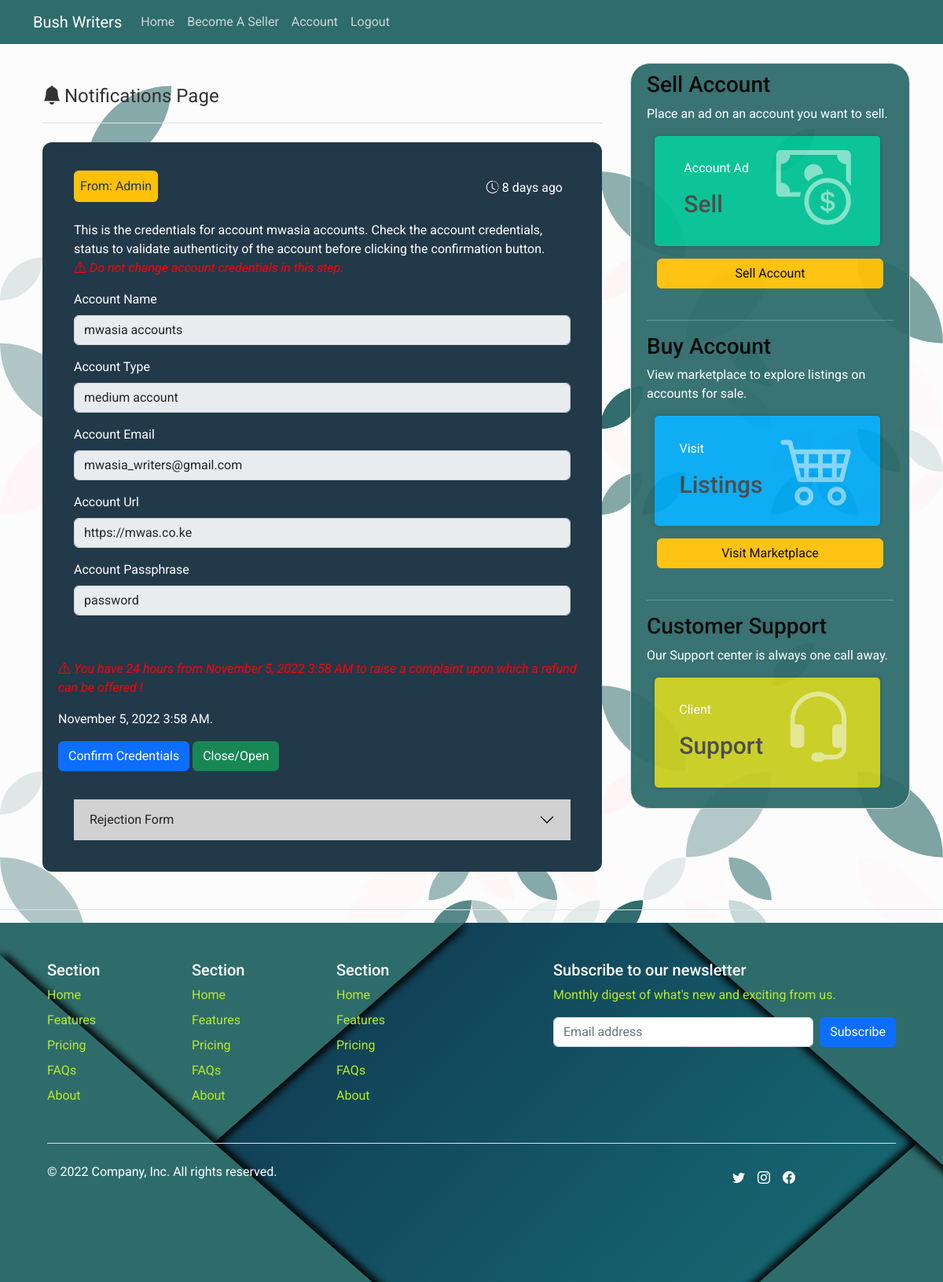
Screenshot of /chat_page/1 (signed in) with the database file from the repository.
### models/account_credentials.py (models this page shows, shortened)
class Account_Credentials(UserMixin ,db.Model):
    __tablename__ = 'account_credentials'
    id = db.Column(db.Integer, primary_key = True)
    seller_id = db.Column(db.Integer)
    buyer_id = db.Column(db.Integer)
    account_id = db.Column(db.Integer)
    account_name = db.Column(db.String(150))
    account_type = db.Column(db.String(50))
    account_email = db.Column(db.String(100))
    account_url = db.Column(db.String(250))
    account_passphrase = db.Column(db.String(250))
    time_posted = db.Column(db.DateTime(timezone = True), default = func.now())

### models/messages.py (models this page shows, shortened)
class Message(UserMixin ,db.Model):
    ACCOUNT_DETAILS_CONFIRMED_ALERT = 0
    ACCOUNT_DETAILS_REJECTED_ALERT = 1
    ACCOUNT_CREDENTIALS_ALERT = 2
    SUCCESSFUL_PURCHASE_ALERT = 3
    FAILED_PURCHASE_ALERT = 4
    __tablename__ = 'message'
    id = db.Column(db.Integer, primary_key = True)
    buyer_id = db.Column(db.String(10))
    type = db.Column(db.SmallInteger, default = ACCOUNT_DETAILS_CONFIRMED_ALERT)
    intent_message = db.Column(db.Boolean, default=False)
    purchase_verification_message  = db.Column(db.Boolean, default=False)
    successful_purchase = db.Column(db.Boolean, default=False)
    failed_purchase = db.Column(db.Boolean, default=False)
    login_password = db.Column(db.String(120))
    login_email = db.Column(db.String(120))
    user_id = db.Column(db.String(10))
    seller_id = db.Column(db.String(10))
    account_id = db.Column(db.String(10))
    time_posted = db.Column(db.DateTime(timezone = True), default = func.now())

### main/views.py (the view, shortened to what this page needs)
@main.route('/chat_page/<id>', methods = ['GET', 'POST'])
@login_required
def chat(id):
    buyer_msg = Message.query.filter_by(buyer_id = id).all()
    seller_msg = Message.query.filter_by(seller_id = id).all()
    account_credentials = Account_Credentials.query.filter_by(buyer_id = id).all()
    buyer_form = Complaint()
    seller_form = Seller_Account_Details()
    if buyer_msg and seller_msg:
        if request.method == 'POST' and buyer_form.validate_on_submit():
            seller_id = buyer_form.seller_id.data
            user_number = buyer_form.buyer_phone_number.data
            seller_number = buyer_form.seller_phone_number.data
            reason = buyer_form.reason.data
            extended_reason = buyer_form.extended_reason.data
            if not extended_reason:
                extended_reason = None
            complaint_entry = Complaints(
                buyer_id = current_user.id,
                seller_id = seller_id,
                buyer_number = user_number,
                seller_number = seller_number,
                reason = reason,
                further_description = extended_reason
            )
            db.session.add(complaint_entry)
            db.session.commit()
            flash('Successfully sent complaint to admin, purchase status updated!', 'success')
            return render_template('chat.html', buyer_msg = buyer_msg, form = buyer_form)
        elif request.method == 'POST' and seller_form.validate_on_submit():
            buyer_id = seller_form.buyer_id.data
            account_id = seller_form.account_id.data
            account_name = seller_form.account_name.data
            account_type = seller_form.account_type.data
            account_email = seller_form.account_email.data
            account_url = seller_form.account_url.data
            account_passphrase = seller_form.account_passphrase.data
            credentials_entry = Account_Credentials(
                seller_id = current_user.id,
                buyer_id = buyer_id,
                account_name = account_name,
                account_type = account_type,
                account_email = account_email,
                account_url = account_url,
                account_passphrase = account_passphrase
            )
            db.session.add(credentials_entry)
            db.session.commit()
            flash('Successfully sent account credential details to admin, Please wait for account verification!', 'success')
            return render_template('chat.html', buyer_msg = buyer_msg, seller_msg = seller_msg, form = buyer_form, seller_form = seller_form)
        else:
            if seller_msg:
                return render_template('chat.html', buyer_msg = buyer_msg, seller_msg = seller_msg, form = buyer_form, seller_form = seller_form)
            return render_template('chat.html', buyer_msg = buyer_msg, form = buyer_form)
    elif buyer_msg and not seller_msg:
        if account_credentials:
            return render_template('chat.html', buyer_msg = buyer_msg, form = buyer_form, accounts = account_credentials)
        else:
            return render_template('chat.html', buyer_msg = buyer_msg, form = buyer_form)
    elif not buyer_msg and not seller_msg:
        return render_template('chat.html')

### templates/chat.html (shortened to what this page needs)
{% extends 'base.html' %}
{% block stylesheets %}
  <link href="https://cdn.jsdelivr.net/npm/bootstrap@5.2.0/dist/css/bootstrap.min.css" rel="stylesheet">
  <link rel="stylesheet" type="text/css" href="{{ url_for('static', filename='css/styles.css') }}" >
  <link rel="stylesheet" type="text/css" href="{{ url_for('static', filename='css/card-styles.css') }}" >
{% endblock %}
{% block content %}
        <main>
        <div class="container py-4">
          <header class="pb-3 mb-4 border-bottom">
            <i class="bi bi-bell-fill bi-lg" style="font-size:24px;"></i>
              <span class="fs-4">Notifications Page</span>
          </header>
    {% if buyer_msg %}
      {% for item in buyer_msg %}
            {% if item.type == 2 %}
              {% if accounts %}
                {% for account in accounts %}
                <div class="accordion fm-content" id="accordionExample">
                    <div id="collapseOne" class="accordion-collapse collapse show" aria-labelledby="headingOne" data-bs-parent="#accordionExample">
                      <div class="accordion-body ">
                        <fieldset disabled>
                          <div class="mb-3 title-time-display">
                              <label for="disabledTextInput" class="form-label label-text rounded bg-warning p-2">From: Admin</label>
                              <span class="text-white time-wait"><i class="bi bi-clock-history p-1"></i>{{ moment(item.time_posted).fromNow(refresh=True) }}</span>
                          </div>
                          <div>
                            <p class="mb-3 text-white">
                              This is the credentials for account {{ account.account_name }}. Check the account credentials,
                              status to validate authenticity of the account before clicking the confirmation button.
                              <br>
                              <i class="bi bi-exclamation-triangle warning-red">
                                Do not change account credentials in this step.
                              </i>
                            </p>
                          </div>
                          <div class="mb-3">
                            <label for="disabledTextInput" class="form-label text-white">Account Name</label>
                            <input type="text" id="account-val" value="{{account.account_name}}" class="form-control" placeholder="Disabled input">
                          </div>
                          <div class="mb-3">
                            <label for="disabledTextInput" class="form-label text-white">Account Type</label>
                            <input type="text" id="account-val" value="{{account.account_type}} account" class="form-control" placeholder="Disabled input">
                          </div>
                          <div class="mb-3">
                            <label for="disabledTextInput" class="form-label text-white">Account Email</label>
                            <input type="text" id="account-val" value="{{account.account_email}}" class="form-control" placeholder="Disabled input">
                          </div>
                          <div class="mb-3">
                            <label for="disabledTextInput" class="form-label text-white">Account Url</label>
                            <input type="text" id="account-val" value="{{account.account_url}}" class="form-control" placeholder="Disabled input">
                          </div>
                          <div class="mb-3">
                            <label for="disabledTextInput" class="form-label text-white">Account Passphrase</label>
                            <input type="text" id="account-val" value="{{account.account_passphrase}}" class="form-control" placeholder="Disabled input">
                          </div>
                        </fieldset>
                      </div>
                    </div>
                    <br/>
                    <div class="mb-3 text-white">
                    <p class="text">
                        <i class="bi bi-exclamation-triangle warning-red">
                          You have 24 hours from {{ moment(item.time_posted).format('LLL') }} to raise a complaint upon which a refund can be offered !
                        </i>
                        <p>{{ moment(item.time_posted).format('LLL') }}.</p>
                        <input class="btn btn-primary" type="submit" value="Confirm Credentials">
                        <button class="btn btn-success" type="button" data-bs-toggle="collapse" data-bs-target="#collapseOne" aria-expanded="true" aria-controls="collapseOne">
                          Close/Open
                        </button>
                        <br/>
                    </div>
                  <div class="accordion fm-content">
                    <h2 class="accordion-header" id="headingTwo">
                      <button class="accordion-button collapsed" type="button" data-bs-toggle="collapse" data-bs-target="#collapseTwo" aria-expanded="false" aria-controls="collapseTwo">
                        Rejection Form
                      </button>
                    </h2>
                  </div>
                </div>
                {% endfor %}
              {% endif %}
            {% endif %}
          <br>
    {% endfor %}
    {% endif %}
</div>
</main>
{% endblock content %}
{% block sidebar %}
  <div class="col-md-4 sidebar">
    <div class="content-section">
      <h3 class="side-title">Sell Account</h3>
      <p class='text-muted side-text'>Place an ad on an account you want to sell.
        <div class="card-body card-sidebar color1">
          <div class="float-left">
            <p>Account Ad</p>
              <h3>
                  <span class="currency">Sell</span>
              </h3>
          </div>
          <div class="float-right">
            <i class="bi bi-cash-coin"></i>
          </div>
        </div>
      </p>
      <div class="d-grid gap-2 col-11 mx-auto">
        <a href="{{ url_for('main.seller') }}" role="button" class="btn btn-warning">Sell Account</a>
      </div>
      <br/>
      <hr class="text-white">
      <h3 class="side-title">Buy Account</h3>
      <p class='text-muted side-text'>View marketplace to explore listings on accounts for sale.
       <div class="card-body card-sidebar color2">
        <div class="float-left">
          <p>Visit</p>
            <h3>
                <span class="currency">Listings</span>
            </h3>
        </div>
        <div class="float-right">
          <i class="bi bi-cart4"></i>
        </div>
      </div>
      </p>
      <div class="d-grid gap-2 col-11 mx-auto">
        <a href="{{ url_for('main.viewpage') }}" role="button" class="btn btn-warning">Visit Marketplace</a>
      </div>
      <br/>
      <hr class="text-white">
      <h3 class="side-title">Customer Support</h3>
      <p class='text-muted side-text'>Our Support center is always one call away.
       <div class="card-body card-sidebar color4">
        <div class="float-left">
          <p>Client</p>
            <h3>
                <span class="currency">Support</span>
            </h3>
        </div>
        <div class="float-right">
          <i class="bi bi-headset"></i>
        </div>
      </div>
      </p>
    </div>
  </div>
  <br/>
{% endblock sidebar %}
{% block footer %}
<div class="border-top pt-3"></div>
<div class="container footer-container">
  <footer class="py-5">
    <div class="row">
      <div class="col-6 col-md-2 mb-3">
        <h5 class="text-white">Section</h5>
        <ul class="nav flex-column">
          <li class="nav-item mb-2 footer-color"><a href="#" class="nav-link p-0 footer-color">Home</a></li>
          <li class="nav-item mb-2 footer-color"><a href="#" class="nav-link p-0 footer-color">Features</a></li>
          <li class="nav-item mb-2 footer-color"><a href="#" class="nav-link p-0 footer-color">Pricing</a></li>
          <li class="nav-item mb-2 footer-color"><a href="#" class="nav-link p-0 footer-color">FAQs</a></li>
          <li class="nav-item mb-2 footer-color"><a href="#" class="nav-link p-0 footer-color">About</a></li>
        </ul>
      </div>
      <div class="col-6 col-md-2 mb-3">
        <h5 class="text-white">Section</h5>
        <ul class="nav flex-column">
          <li class="nav-item mb-2"><a href="#" class="nav-link p-0 footer-color">Home</a></li>
          <li class="nav-item mb-2"><a href="#" class="nav-link p-0 footer-color">Features</a></li>
          <li class="nav-item mb-2"><a href="#" class="nav-link p-0 footer-color">Pricing</a></li>
          <li class="nav-item mb-2"><a href="#" class="nav-link p-0 footer-color">FAQs</a></li>
          <li class="nav-item mb-2"><a href="#" class="nav-link p-0 footer-color">About</a></li>
        </ul>
      </div>
      <div class="col-6 col-md-2 mb-3">
        <h5 class="text-white">Section</h5>
        <ul class="nav flex-column">
          <li class="nav-item mb-2"><a href="#" class="nav-link p-0 footer-color">Home</a></li>
          <li class="nav-item mb-2"><a href="#" class="nav-link p-0 footer-color">Features</a></li>
          <li class="nav-item mb-2"><a href="#" class="nav-link p-0 footer-color">Pricing</a></li>
          <li class="nav-item mb-2"><a href="#" class="nav-link p-0 footer-color">FAQs</a></li>
          <li class="nav-item mb-2"><a href="#" class="nav-link p-0 footer-color">About</a></li>
        </ul>
      </div>
      <div class="col-md-5 offset-md-1 mb-3">
        <form>
          <h5 class="text-white">Subscribe to our newsletter</h5>
          <p class="footer-color">Monthly digest of what's new and exciting from us.</p>
          <div class="d-flex flex-column flex-sm-row w-100 gap-2">
            <input id="newsletter1" type="text" class="form-control" placeholder="Email address">
            <button class="btn btn-primary" type="button">Subscribe</button>
          </div>
        </form>
      </div>
    </div>
    <div class="d-flex flex-column flex-sm-row justify-content-between py-4 my-4 border-top">
      <p class="text-white">&copy; 2022 Company, Inc. All rights reserved.</p>
      <ul class="list-unstyled d-flex">
        <i class="bi bi-twitter p-2 text-white"></i>
        <i class="bi bi-instagram p-2 text-white"></i>
        <i class="bi bi-facebook p-2 text-white"></i>
        <li class="ms-3"><a class="text-white" href="#"><svg class="bi" width="24" height="24"><use xlink:href="#twitter"/></svg></a></li>
        <li class="ms-3"><a class="link-dark" href="#"><svg class="bi" width="24" height="24"><use xlink:href="#instagram"/></svg></a></li>
        <li class="ms-3"><a class="link-dark" href="#"><svg class="bi" width="24" height="24"><use xlink:href="#facebook"/></svg></a></li>
      </ul>
    </div>
  </footer>
</div>
{% endblock footer %}

### rows the page displays
Message: time_posted "8 days ago", time_posted "November 5, 2022 3:58 AM"
Account_Credentials: account_name "mwasia accounts", account_type "medium account", account_email "mwasia_writers@gmail.com", account_url "https://mwas.co.ke", account_passphrase "password"
